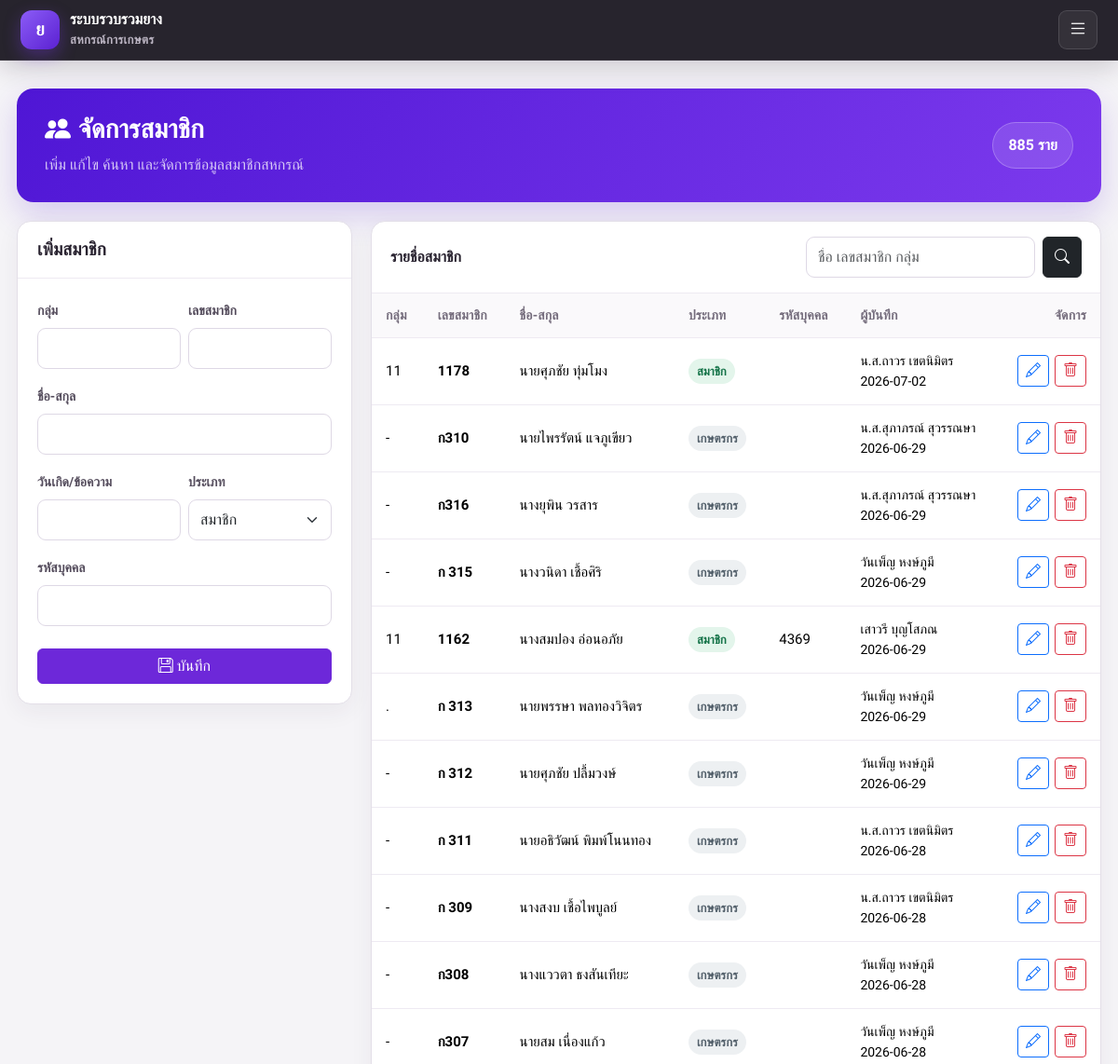
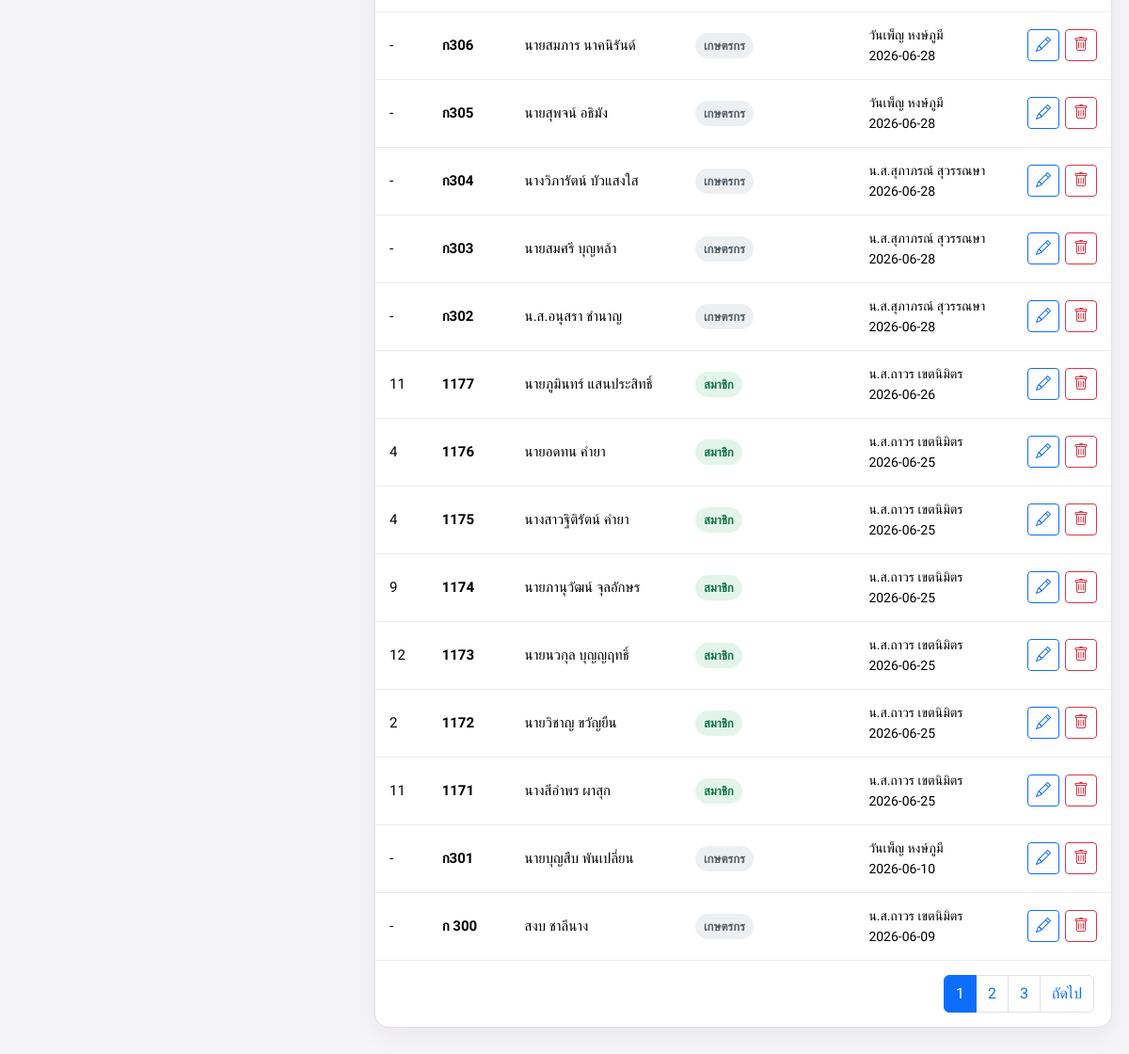
The app's page /members.php (signed in) with its own data (2 pictures, top to bottom).
### tables this page shows
CREATE TABLE `tbl_member` (
  `mem_id` int(11) NOT NULL,
  `mem_group` varchar(255) NOT NULL,
  `mem_number` varchar(255) NOT NULL,
  `mem_fullname` varchar(255) NOT NULL,
  `mem_birthtext` varchar(8) NOT NULL,
  `mem_class` varchar(255) NOT NULL,
  `mem_personcode` text NOT NULL,
  `mem_saveby` varchar(255) NOT NULL,
  `mem_savedate` date NOT NULL
);

### bootstrap.php (called while the page is built, shortened)
<?php
function h($value)
{
  return htmlspecialchars((string) $value, ENT_QUOTES, 'UTF-8');
}
function url_for($path = '')
{
  $base = YANG_BASE_PATH ?: '/yang';
  return $base . '/' . ltrim($path, '/');
}
?>

### db.php (called while the page is built, shortened)
<?php
require_once __DIR__ . '/bootstrap.php';
function db()
{
  static $pdo = null;
  if ($pdo instanceof PDO) {
    return $pdo;
  }
  $host = env_value('YANG_DB_HOST', env_value('DB_HOST', '127.0.0.1'));
  $port = env_value('YANG_DB_PORT', env_value('DB_PORT', '3306'));
  $name = env_value('YANG_DB_NAME', env_value('DB_NAME', 'rts_db'));
  $user = env_value('YANG_DB_USER', env_value('DB_USER', 'root'));
  $pass = env_value('YANG_DB_PASSWORD', env_value('DB_PASSWORD', ''));
  $dsn = 'mysql:host=' . $host . ';port=' . $port . ';dbname=' . $name . ';charset=utf8mb4';
  $pdo = new PDO($dsn, $user, $pass, [
    PDO::ATTR_ERRMODE => PDO::ERRMODE_EXCEPTION,
    PDO::ATTR_DEFAULT_FETCH_MODE => PDO::FETCH_ASSOC,
    PDO::ATTR_EMULATE_PREPARES => false,
  ]);
  return $pdo;
}
?>

### members.php (the view, shortened to what this page needs)
<?php
require_once __DIR__.'/auth.php';require_user();require_once __DIR__.'/navbar.php';$user=current_user();if(($user['user_level']??'')!=='admin'){http_response_code(403);exit('เฉพาะผู้ดูแลระบบเท่านั้น');}
$edit=null;if(isset($_GET['edit'])&&($editId=filter_var($_GET['edit'],FILTER_VALIDATE_INT))){$s=db()->prepare('SELECT * FROM tbl_member WHERE mem_id=:id');$s->execute(['id'=>$editId]);$edit=$s->fetch()?:null;}$q=trim($_GET['q']??'');$page=max(1,(int)($_GET['page']??1));$perPage=25;$where='';$params=[];if($q!==''){$where=' WHERE mem_fullname LIKE :q OR mem_number LIKE :q OR mem_group LIKE :q OR mem_personcode LIKE :q';$params['q']='%'.$q.'%';}$s=db()->prepare('SELECT COUNT(*) FROM tbl_member'.$where);$s->execute($params);$total=(int)$s->fetchColumn();$pages=max(1,(int)ceil($total/$perPage));$offset=($page-1)*$perPage;$s=db()->prepare('SELECT * FROM tbl_member'.$where.' ORDER BY mem_id DESC LIMIT '.$perPage.' OFFSET '.$offset);$s->execute($params);$members=$s->fetchAll();
?>
<!doctype html><html lang="th"><head><meta charset="utf-8"><meta name="viewport" content="width=device-width,initial-scale=1"><title>จัดการสมาชิก</title><link href="https://fonts.googleapis.com/css2?family=Sarabun:wght@400;500;600;700;800&display=swap" rel="stylesheet"><link href="https://cdn.jsdelivr.net/npm/bootstrap@5.3.3/dist/css/bootstrap.min.css" rel="stylesheet"><link href="https://cdn.jsdelivr.net/npm/bootstrap-icons@1.11.3/font/bootstrap-icons.min.css" rel="stylesheet"><link href="<?php echo h(navbar_url('navbar.css'));?>" rel="stylesheet"><link href="<?php echo h(url_for('admin-crud.css'));?>" rel="stylesheet"></head><body><?php render_topbar();?><main class="admin-shell"><section class="admin-hero"><div><h1><i class="bi bi-people-fill me-2"></i>จัดการสมาชิก</h1><p>เพิ่ม แก้ไข ค้นหา และจัดการข้อมูลสมาชิกสหกรณ์</p></div><span class="hero-count"><?php echo number_format($total);?> ราย</span></section><?php if($flash):?><div class="alert alert-<?php echo h($flash['type']);?>"><?php echo h($flash['message']);?></div><?php endif;?><?php if($error):?><div class="alert alert-danger"><?php echo h($error);?></div><?php endif;?><div class="crud-grid"><section class="crud-card sticky"><div class="crud-head"><h2><?php echo $edit?'แก้ไขสมาชิก':'เพิ่มสมาชิก';?></h2></div><form class="crud-body" method="post"><input type="hidden" name="csrf_token" value="<?php echo h(csrf_token());?>"><input type="hidden" name="action" value="<?php echo $edit?'update':'create';?>"><?php if($edit):?><input type="hidden" name="id" value="<?php echo (int)$edit['mem_id'];?>"><?php endif;?><div class="row g-2 mb-3"><div class="col"><label class="form-label">กลุ่ม</label><input class="form-control" name="group" value="<?php echo h($edit['mem_group']??'');?>"></div><div class="col"><label class="form-label">เลขสมาชิก</label><input class="form-control" name="number" value="<?php echo h($edit['mem_number']??'');?>" required></div></div><div class="mb-3"><label class="form-label">ชื่อ-สกุล</label><input class="form-control" name="fullname" value="<?php echo h($edit['mem_fullname']??'');?>" required></div><div class="row g-2 mb-3"><div class="col"><label class="form-label">วันเกิด/ข้อความ</label><input class="form-control" name="birthtext" maxlength="8" value="<?php echo h($edit['mem_birthtext']??'');?>"></div><div class="col"><label class="form-label">ประเภท</label><select class="form-select" name="class"><option value="member" <?php echo ($edit['mem_class']??'member')==='member'?'selected':'';?>>สมาชิก</option><option value="farmer" <?php echo ($edit['mem_class']??'')==='farmer'?'selected':'';?>>เกษตรกร</option></select></div></div><div class="mb-4"><label class="form-label">รหัสบุคคล</label><input class="form-control" name="personcode" value="<?php echo h($edit['mem_personcode']??'');?>"></div><div class="d-grid gap-2"><button class="btn btn-purple"><i class="bi bi-floppy me-1"></i>บันทึก</button><?php if($edit):?><a class="btn btn-light" href="<?php echo h(url_for('members.php'));?>">ยกเลิก</a><?php endif;?></div></form></section><section class="crud-card"><div class="toolbar"><strong>รายชื่อสมาชิก</strong><form class="search-form"><input class="form-control" name="q" value="<?php echo h($q);?>" placeholder="ชื่อ เลขสมาชิก กลุ่ม"><button class="btn btn-dark"><i class="bi bi-search"></i></button></form></div><div class="table-responsive"><table class="table table-hover mb-0"><thead><tr><th>กลุ่ม</th><th>เลขสมาชิก</th><th>ชื่อ-สกุล</th><th>ประเภท</th><th>รหัสบุคคล</th><th>ผู้บันทึก</th><th class="text-end">จัดการ</th></tr></thead><tbody><?php foreach($members as $row):?><tr><td><?php echo h($row['mem_group']);?></td><td class="fw-bold"><?php echo h($row['mem_number']);?></td><td><?php echo h($row['mem_fullname']);?></td><td><span class="status-badge <?php echo $row['mem_class']==='member'?'status-active':'level-user';?>"><?php echo $row['mem_class']==='member'?'สมาชิก':'เกษตรกร';?></span></td><td><?php echo h($row['mem_personcode']);?></td><td><small><?php echo h($row['mem_saveby']);?><br><?php echo h($row['mem_savedate']);?></small></td><td><div class="row-actions"><a class="btn btn-sm btn-outline-primary" href="?edit=<?php echo (int)$row['mem_id'];?>"><i class="bi bi-pencil"></i></a><form method="post" onsubmit="return confirm('ยืนยันการลบสมาชิกนี้?')"><input type="hidden" name="csrf_token" value="<?php echo h(csrf_token());?>"><input type="hidden" name="action" value="delete"><input type="hidden" name="id" value="<?php echo (int)$row['mem_id'];?>"><button class="btn btn-sm btn-outline-danger"><i class="bi bi-trash"></i></button></form></div></td></tr><?php endforeach;?><?php if(!$members):?><tr><td colspan="7" class="empty">ไม่พบข้อมูลสมาชิก</td></tr><?php endif;?></tbody></table></div><ul class="pagination"><?php if($page>1):?><li class="page-item"><a class="page-link" href="?<?php echo http_build_query(['q'=>$q,'page'=>$page-1]);?>">ก่อนหน้า</a></li><?php endif;?><?php for($p=max(1,$page-2);$p<=min($pages,$page+2);$p++):?><li class="page-item <?php echo $p===$page?'active':'';?>"><a class="page-link" href="?<?php echo http_build_query(['q'=>$q,'page'=>$p]);?>"><?php echo $p;?></a></li><?php endfor;?><?php if($page<$pages):?><li class="page-item"><a class="page-link" href="?<?php echo http_build_query(['q'=>$q,'page'=>$page+1]);?>">ถัดไป</a></li><?php endif;?></ul></section></div></main></body></html>

### navbar.css (style rules this page uses)
:root { --nav-bg:#211d27; --nav-purple:#7c3aed; --nav-purple-dark:#5b21d2; }

### admin-crud.css (style rules this page uses)
body { font-family:var(--font-family-sans); color:#292330; background:#f5f4f7; }
.admin-shell { width:min(1440px,calc(100% - 36px)); margin:30px auto 60px; }
.admin-hero { display:flex; align-items:center; justify-content:space-between; gap:20px; padding:26px 30px; border-radius:18px; color:#fff; background:linear-gradient(125deg,#4f16d5,#7c3aed); box-shadow:0 14px 34px rgba(91,33,210,.2); }
.admin-hero h1 { margin:0; font-size:28px; font-weight:800; }
.admin-hero p { margin:7px 0 0; color:rgba(255,255,255,.75); }
.hero-count { padding:11px 16px; border:1px solid rgba(255,255,255,.24); border-radius:999px; background:rgba(255,255,255,.12); font-weight:800; white-space:nowrap; }
.crud-grid { display:grid; grid-template-columns:360px minmax(0,1fr); gap:20px; margin-top:20px; align-items:start; }
.crud-card { border:1px solid #e3dfe8; border-radius:15px; background:#fff; box-shadow:0 8px 25px rgba(45,30,61,.06); overflow:hidden; }
.crud-card.sticky { position:sticky; top:92px; }
.crud-head { padding:18px 21px; border-bottom:1px solid #eeeaf2; }
.crud-head h2 { margin:0; font-size:19px; font-weight:800; }
.crud-body { padding:21px; }
.form-label { color:#554d5d; font-size:var(--font-size-sm); font-weight:700; }
.form-control,.form-select { min-height:44px; border-color:#ded8e5; border-radius:9px; }
.btn-purple { color:#fff; background:#6d28d9; border-color:#6d28d9; }
.toolbar { display:flex; align-items:center; justify-content:space-between; gap:12px; padding:16px 20px; border-bottom:1px solid #eeeaf2; }
.search-form { display:flex; gap:8px; }
.table > :not(caption) > * > * { padding:13px 15px; border-color:#eeeaf2; vertical-align:middle; }
.table thead th { color:#746c7c; background:#faf9fb; font-size:var(--font-size-sm); white-space:nowrap; }
.status-badge { display:inline-flex; padding:5px 9px; border-radius:999px; font-size:var(--font-size-xs); font-weight:800; }
.status-active { color:#147348; background:#e3f5eb; }
.level-user { color:#53606b; background:#edf0f2; }
.row-actions { display:flex; justify-content:flex-end; gap:6px; }
.pagination { justify-content:flex-end; padding:15px 18px; margin:0; }

### typography.css (style rules this page uses)
:root { --font-family-sans: "Sarabun", sans-serif; --font-size-xs: 0.8125rem; --font-size-sm: 0.875rem; --font-size-base: 1rem; --font-size-lg: 1.125rem; --font-size-h3: 1.25rem; --font-size-h2: 1.5rem; --font-size-h1: 2rem; --line-height-tight: 1.3; --line-height-base: 1.65; --bs-body-font-family: var(--font-family-sans); --bs-font-sans-serif: var(--font-family-sans); --bs-body-font-size: var(--font-size-base); --bs-body-line-height: var(--line-height-base); }
html { font-size:16px; -webkit-text-size-adjust:100%; }
body,button,input,select,textarea,.btn,.form-control,.form-select,.input-group-text,.table { font-family:var(--font-family-sans) !important; }
body { font-size:var(--font-size-base); line-height:var(--line-height-base); }
h1,h2,h3,h4,h5,h6 { font-family:var(--font-family-sans); font-weight:700; line-height:var(--line-height-tight); }
p,label,button,input,select,textarea,.btn,.form-control,.form-select,.input-group-text { font-size:var(--font-size-base); }
.form-label,.form-text,.form-hint,small,.small,.text-secondary { font-size:var(--font-size-sm); line-height:1.5; }
.table { font-size:.9375rem; line-height:1.5; }
.table thead th { font-size:var(--font-size-sm); font-weight:700; letter-spacing:.01em; }
.badge,.status-badge,.badge-soft,.workflow-status { font-size:var(--font-size-xs); line-height:1.35; }

### records on screen
tbl_member: mem_group "11", mem_number "1178", mem_fullname "นายศุภชัย ทุ่มโมง", mem_class "สมาชิก", mem_saveby "น.ส.ถาวร เขตนิมิตร", mem_savedate "2026-07-02"
tbl_member: mem_group "-", mem_number "ก310", mem_fullname "นายไพรรัตน์ แจภูเขียว", mem_class "เกษตรกร", mem_saveby "น.ส.สุภาภรณ์ สุวรรณษา", mem_savedate "2026-06-29"
tbl_member: mem_group "-", mem_number "ก316", mem_fullname "นางยุพิน วรสาร", mem_class "เกษตรกร", mem_saveby "น.ส.สุภาภรณ์ สุวรรณษา", mem_savedate "2026-06-29"
tbl_member: mem_group "-", mem_number "ก 315", mem_fullname "นางวนิดา เชื้อศิริ", mem_class "เกษตรกร", mem_saveby "วันเพ็ญ หงษ์ภูมี", mem_savedate "2026-06-29"
tbl_member: mem_group "11", mem_number "1162", mem_fullname "นางสมปอง อ่อนอภัย", mem_class "สมาชิก", mem_personcode "4369", mem_saveby "เสาวรี บุญโสภณ", mem_savedate "2026-06-29"
tbl_member: mem_group ".", mem_number "ก 313", mem_fullname "นายพรรษา พลทองวิจิตร", mem_class "เกษตรกร", mem_saveby "วันเพ็ญ หงษ์ภูมี", mem_savedate "2026-06-29"
tbl_member: mem_group "-", mem_number "ก 312", mem_fullname "นายศุภชัย ปลื้มวงษ์", mem_class "เกษตรกร", mem_saveby "วันเพ็ญ หงษ์ภูมี", mem_savedate "2026-06-29"
tbl_member: mem_group "-", mem_number "ก 311", mem_fullname "นายอธิวัฒน์ พิมพ์โนนทอง", mem_class "เกษตรกร", mem_saveby "น.ส.ถาวร เขตนิมิตร", mem_savedate "2026-06-28"
tbl_member: mem_group "-", mem_number "ก 309", mem_fullname "นางสงบ เชื้อไพบูลย์", mem_class "เกษตรกร", mem_saveby "น.ส.ถาวร เขตนิมิตร", mem_savedate "2026-06-28"
tbl_member: mem_group "-", mem_number "ก308", mem_fullname "นางแววตา ธงสันเทียะ", mem_class "เกษตรกร", mem_saveby "วันเพ็ญ หงษ์ภูมี", mem_savedate "2026-06-28"
tbl_member: mem_group "-", mem_number "ก307", mem_fullname "นายสม เนื่องแก้ว", mem_class "เกษตรกร", mem_saveby "วันเพ็ญ หงษ์ภูมี", mem_savedate "2026-06-28"
tbl_member: mem_group "-", mem_number "ก306", mem_fullname "นายสมภาร นาคนิรันด์", mem_class "เกษตรกร", mem_saveby "วันเพ็ญ หงษ์ภูมี", mem_savedate "2026-06-28"
tbl_member: mem_group "-", mem_number "ก305", mem_fullname "นายสุพจน์ อธิมัง", mem_class "เกษตรกร", mem_saveby "วันเพ็ญ หงษ์ภูมี", mem_savedate "2026-06-28"
tbl_member: mem_group "-", mem_number "ก304", mem_fullname "นางวิภารัตน์ บัวแสงใส", mem_class "เกษตรกร", mem_saveby "น.ส.สุภาภรณ์ สุวรรณษา", mem_savedate "2026-06-28"
tbl_member: mem_group "-", mem_number "ก303", mem_fullname "นายสมศรี บุญหล้า", mem_class "เกษตรกร", mem_saveby "น.ส.สุภาภรณ์ สุวรรณษา", mem_savedate "2026-06-28"
tbl_member: mem_group "-", mem_number "ก302", mem_fullname "น.ส.อนุสรา ชำนาญ", mem_class "เกษตรกร", mem_saveby "น.ส.สุภาภรณ์ สุวรรณษา", mem_savedate "2026-06-28"
tbl_member: mem_group "11", mem_number "1177", mem_fullname "นายภูมินทร์ แสนประสิทธิ์", mem_class "สมาชิก", mem_saveby "น.ส.ถาวร เขตนิมิตร", mem_savedate "2026-06-26"
tbl_member: mem_group "4", mem_number "1176", mem_fullname "นายอดทน คำยา", mem_class "สมาชิก", mem_saveby "น.ส.ถาวร เขตนิมิตร", mem_savedate "2026-06-25"
tbl_member: mem_group "4", mem_number "1175", mem_fullname "นางสาวฐิติรัตน์ คำยา", mem_class "สมาชิก", mem_saveby "น.ส.ถาวร เขตนิมิตร", mem_savedate "2026-06-25"
tbl_member: mem_group "9", mem_number "1174", mem_fullname "นายภานุวัฒน์ จุลอักษร", mem_class "สมาชิก", mem_saveby "น.ส.ถาวร เขตนิมิตร", mem_savedate "2026-06-25"
tbl_member: mem_group "12", mem_number "1173", mem_fullname "นายนวกุล บุญญฤทธิ์", mem_class "สมาชิก", mem_saveby "น.ส.ถาวร เขตนิมิตร", mem_savedate "2026-06-25"
tbl_member: mem_group "2", mem_number "1172", mem_fullname "นายวิชาญ ขวัญยืน", mem_class "สมาชิก", mem_saveby "น.ส.ถาวร เขตนิมิตร", mem_savedate "2026-06-25"
tbl_member: mem_group "11", mem_number "1171", mem_fullname "นางสีอำพร ผาสุก", mem_class "สมาชิก", mem_saveby "น.ส.ถาวร เขตนิมิตร", mem_savedate "2026-06-25"
tbl_member: mem_group "-", mem_number "ก301", mem_fullname "นายบุญสืบ พันเปลี่ยน", mem_class "เกษตรกร", mem_saveby "วันเพ็ญ หงษ์ภูมี", mem_savedate "2026-06-10"
tbl_member: mem_group "-", mem_number "ก 300", mem_fullname "สงบ ชาลีนาง", mem_class "เกษตรกร", mem_saveby "น.ส.ถาวร เขตนิมิตร", mem_savedate "2026-06-09"

### other values on screen
system_name() "ระบบรวบรวมยาง"
cooperative_name() "สหกรณ์การเกษตร"
$total "885"
